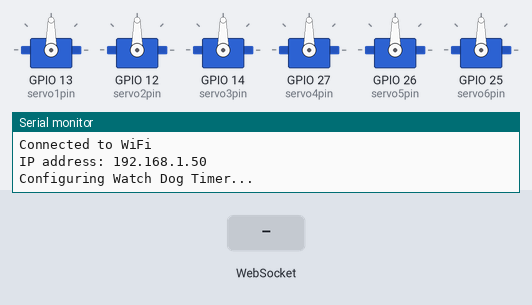
This sketch was run on a simulated ESP32. Parts: 6 × servo, the last lines printed to the serial monitor. The test bench sets the inputs (shaded band). WiFi joins after 1.5 s; servers stay silent unless stated.

Above: at 3.2 s.
3.3 s: WebSocket text "servo:1,value:" received
At 3.8 s:
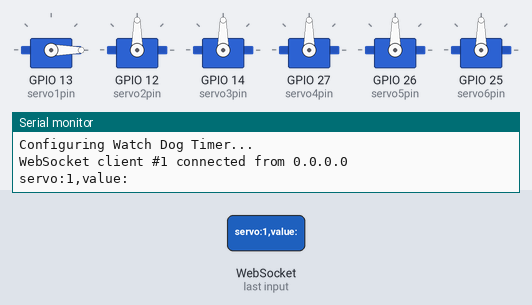
4.8 s: WebSocket text "servo:2,value:" received
At 6.0 s:
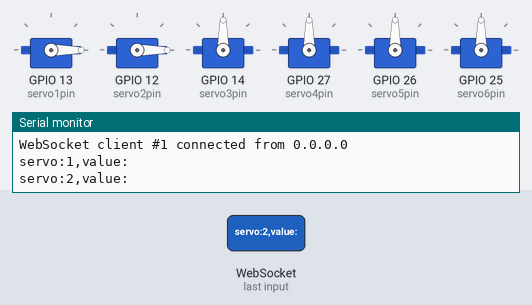
6.3 s: WebSocket text "servo:3,value:" received
At 7.3 s:
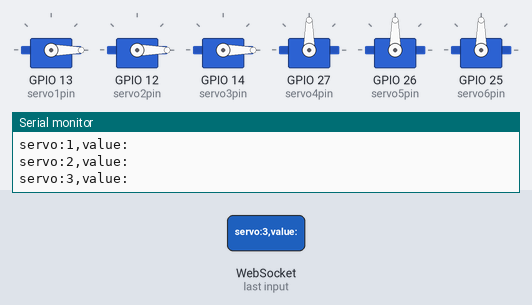
7.8 s: WebSocket text "servo:4,value:" received
At 8.4 s:
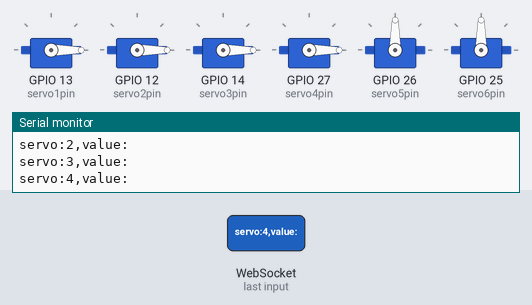
9.3 s: WebSocket text "servo:5,value:" received
At 10.5 s:
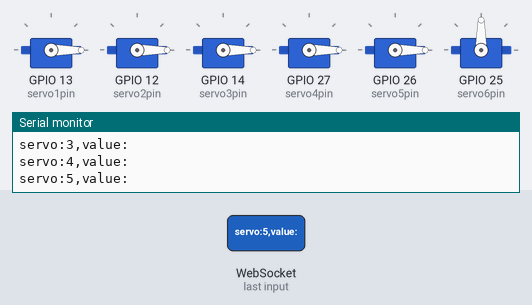
10.8 s: WebSocket text "servo:6,value:" received
At 11.9 s:
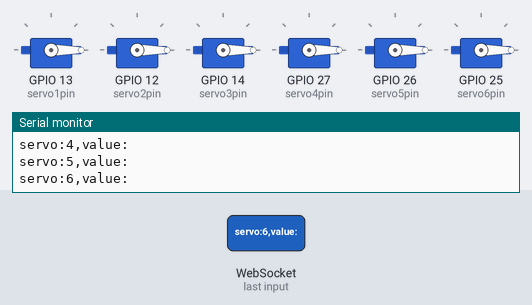
Timing chart, 0 to 13.3 s (numbered marks = the images above; inputs shaded):
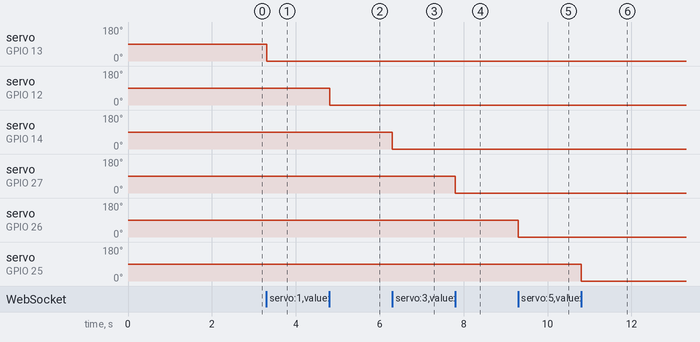

The sketch:

Arm_Servo_Control.ino
```cpp
//AsyncTCP, WebServer library from me-no-dev
//ESP32Servo from kevin harrington, jhon k. bennett
#include <WiFi.h>
#include <AsyncTCP.h>
#include <ESPAsyncWebServer.h>
#include <ESP32Servo.h>

const char *ssid = "inferno";
const char *password = "dAN_BR0WNinferno";

int servo1pin = 13;
int servo2pin = 12;
int servo3pin = 14;
int servo4pin = 27;
int servo5pin = 26;
int servo6pin = 25;

Servo servo1, servo2, servo3, servo4, servo5, servo6;

int servo1pos = 90;
int servo2pos = 90;
int servo3pos = 90;
int servo4pos = 90;
int servo5pos = 90;
int servo6pos = 90;

AsyncWebServer server(80);
AsyncWebSocket ws("/remote");

unsigned long lastMessageTime = 0;
const unsigned long messageTimeout = 500; // 2 seconds

void notifyClients() {
  ws.textAll(String("Notification"));
}

void handleWebSocketMessage(void *arg, uint8_t *data, size_t len) {
    lastMessageTime = millis(); // Reset the timeout timer
    AwsFrameInfo *info = (AwsFrameInfo *)arg;
    if (info->final && info->index == 0 && info->len == len && info->opcode == WS_TEXT) {
        data[len] = 0;
        const char *message = (char *)data;
        Serial.println(message);

        if (strncmp(message, "servo:1,value:", 14) == 0) {
            int servoValue = atoi(message + 14);
            servo1.write(servoValue);
            notifyClients();
        } else if (strncmp(message, "servo:2,value:", 14) == 0) {
            int servoValue = atoi(message + 14);
            servo2.write(servoValue);
            notifyClients();
        } else if (strncmp(message, "servo:3,value:", 14) == 0) {
            int servoValue = atoi(message + 14);
            servo3.write(servoValue);
            notifyClients();
        } else if (strncmp(message, "servo:4,value:", 14) == 0) {
            int servoValue = atoi(message + 14);
            servo4.write(servoValue);
            notifyClients();
        } else if (strncmp(message, "servo:5,value:", 14) == 0) {
            int servoValue = atoi(message + 14);
            servo5.write(servoValue);
            notifyClients();
        } else if (strncmp(message, "servo:6,value:", 14) == 0) {
            int servoValue = atoi(message + 14);
            servo6.write(servoValue);
            notifyClients();
        }
    }
}

void onEvent(AsyncWebSocket *server, AsyncWebSocketClient *client, AwsEventType type,
             void *arg, uint8_t *data, size_t len) {
  switch (type) {
    case WS_EVT_CONNECT:
      Serial.printf("WebSocket client #%u connected from %s\n", client->id(), client->remoteIP().toString().c_str());
      break;
    case WS_EVT_DISCONNECT:
      Serial.printf("WebSocket client #%u disconnected\n", client->id());
      break;
    case WS_EVT_DATA:
      handleWebSocketMessage(arg, data, len);
      break;
    case WS_EVT_PONG:
    case WS_EVT_ERROR:
      break;
  }
}

void initWebSocket() {
  ws.onEvent(onEvent);
  server.addHandler(&ws);
}

void setup() {
  Serial.begin(115200);

  // Allow allocation of all timers
  ESP32PWM::allocateTimer(0);
  ESP32PWM::allocateTimer(1);
  ESP32PWM::allocateTimer(2);
  ESP32PWM::allocateTimer(3);

  servo1.setPeriodHertz(50);
  servo2.setPeriodHertz(50);
  servo3.setPeriodHertz(50);
  servo4.setPeriodHertz(50);
  servo5.setPeriodHertz(50);
  servo6.setPeriodHertz(50);

  servo1.attach(servo1pin, 500, 2400);
  servo2.attach(servo2pin, 500, 2400);
  servo3.attach(servo3pin, 500, 2400);
  servo4.attach(servo4pin, 1000, 2000);
  servo5.attach(servo5pin, 1000, 2000);
  servo6.attach(servo6pin, 1000, 2000);

  WiFi.begin(ssid, password);

  while (WiFi.status() != WL_CONNECTED) {
    delay(1000);
    Serial.println("Connecting to WiFi...");
  }

  Serial.println("Connected to WiFi");
  Serial.print("IP address: ");
  Serial.println(WiFi.localIP());

  initWebSocket();

  server.begin();

  Serial.println("Configuring Watch Dog Timer...");
}

void loop() {
  ws.cleanupClients();
}
```

Measured:
- after the input at 3.3 s, servo on GPIO 13 (servo1pin): 90° → 0° at once
- after the input at 4.8 s, servo on GPIO 12 (servo2pin): 90° → 0° at once
- after the input at 6.3 s, servo on GPIO 14 (servo3pin): 90° → 0° at once
- after the input at 7.8 s, servo on GPIO 27 (servo4pin): 90° → 0° at once
- after the input at 9.3 s, servo on GPIO 26 (servo5pin): 90° → 0° at once
- after the input at 10.8 s, servo on GPIO 25 (servo6pin): 90° → 0° at once
